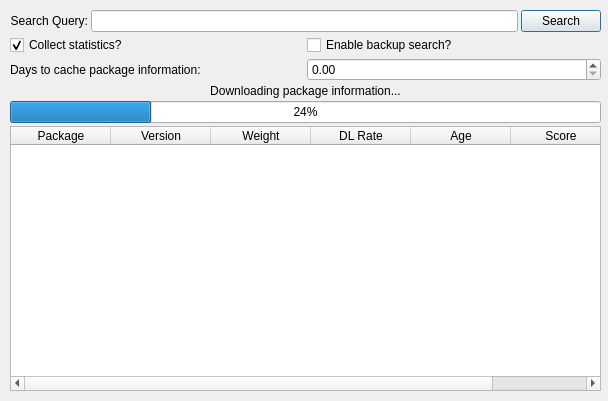
<?xml version="1.0" encoding="UTF-8"?>
<ui version="4.0">
 <class>Dialog</class>
 <widget class="QDialog" name="Dialog">
  <property name="geometry">
   <rect>
    <x>0</x>
    <y>0</y>
    <width>608</width>
    <height>401</height>
   </rect>
  </property>
  <property name="windowTitle">
   <string>Dialog</string>
  </property>
  <widget class="QWidget" name="verticalLayoutWidget">
   <property name="geometry">
    <rect>
     <x>10</x>
     <y>10</y>
     <width>591</width>
     <height>381</height>
    </rect>
   </property>
   <layout class="QVBoxLayout" name="verticalLayout">
    <property name="spacing">
     <number>3</number>
    </property>
    <item>
     <layout class="QHBoxLayout" name="queryHL">
      <property name="spacing">
       <number>3</number>
      </property>
      <item>
       <widget class="QLabel" name="queryLBL">
        <property name="text">
         <string>Search Query:</string>
        </property>
        <property name="alignment">
         <set>Qt::AlignRight|Qt::AlignTrailing|Qt::AlignVCenter</set>
        </property>
       </widget>
      </item>
      <item>
       <widget class="QLineEdit" name="queryED"/>
      </item>
      <item>
       <widget class="QPushButton" name="searchBTN">
        <property name="text">
         <string>Search</string>
        </property>
       </widget>
      </item>
     </layout>
    </item>
    <item>
     <layout class="QHBoxLayout" name="optionsHL">
      <property name="spacing">
       <number>3</number>
      </property>
      <item>
       <widget class="QCheckBox" name="collectStatsCB">
        <property name="text">
         <string>Collect statistics?</string>
        </property>
        <property name="checked">
         <bool>true</bool>
        </property>
       </widget>
      </item>
      <item>
       <widget class="QCheckBox" name="backupSearchCB">
        <property name="enabled">
         <bool>true</bool>
        </property>
        <property name="text">
         <string>Enable backup search?</string>
        </property>
        <property name="checkable">
         <bool>true</bool>
        </property>
       </widget>
      </item>
     </layout>
    </item>
    <item>
     <layout class="QHBoxLayout" name="cacheDaysHL">
      <property name="spacing">
       <number>3</number>
      </property>
      <item>
       <widget class="QLabel" name="cacheDaysLBL">
        <property name="text">
         <string>Days to cache package information:</string>
        </property>
       </widget>
      </item>
      <item>
       <widget class="QDoubleSpinBox" name="cacheDaysSB"/>
      </item>
     </layout>
    </item>
    <item>
     <widget class="QLabel" name="downloadStatusLBL">
      <property name="text">
       <string>Downloading package information...</string>
      </property>
      <property name="alignment">
       <set>Qt::AlignCenter</set>
      </property>
     </widget>
    </item>
    <item>
     <widget class="QProgressBar" name="downloadProgressPB">
      <property name="value">
       <number>24</number>
      </property>
     </widget>
    </item>
    <item>
     <widget class="QTableWidget" name="resultsTBL">
      <column>
       <property name="text">
        <string>Package</string>
       </property>
      </column>
      <column>
       <property name="text">
        <string>Version</string>
       </property>
      </column>
      <column>
       <property name="text">
        <string>Weight</string>
       </property>
      </column>
      <column>
       <property name="text">
        <string>DL Rate</string>
       </property>
      </column>
      <column>
       <property name="text">
        <string>Age</string>
       </property>
      </column>
      <column>
       <property name="text">
        <string>Score</string>
       </property>
      </column>
     </widget>
    </item>
   </layout>
  </widget>
 </widget>
 <resources/>
 <connections/>
</ui>
